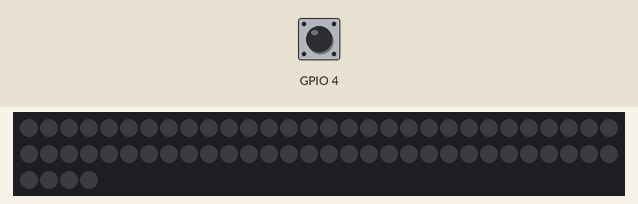
Recording of a sketch running on a simulated ESP32. Shown: 64 RGB LEDs in strip order, left to right, continuing on the next row. The test bench sets the inputs (shaded band); at power-on: GPIO 4 HIGH. Dim RGB values are drawn brighter than linear; what the sketch prints to the serial monitor is not drawn.

Above: at 1.2 s.
1.3 s: GPIO 4 pulled LOW for 0.15 s
At 4.4 s:
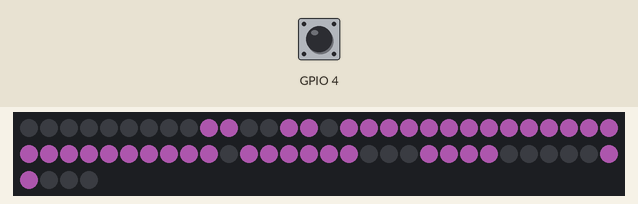
At 7.54 s:
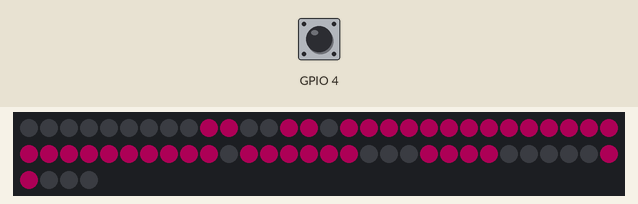

Measured:
- after the input at 1.3 s, the LEDs: first change at once (image 1 shows a later state)

The sketch:

Animations.ino
```cpp
#include <Adafruit_NeoPixel.h>
#ifdef __AVR__
#include <avr/power.h>
#endif

#define PIN 16

// Parameter 1 = number of pixels in strip
// Parameter 2 = Arduino pin number (most are valid)
// Parameter 3 = pixel type flags, add together as needed:
//   NEO_KHZ800  800 KHz bitstream (most NeoPixel products w/WS2812 LEDs)
//   NEO_KHZ400  400 KHz (classic 'v1' (not v2) FLORA pixels, WS2811 drivers)
//   NEO_GRB     Pixels are wired for GRB bitstream (most NeoPixel products)
//   NEO_RGB     Pixels are wired for RGB bitstream (v1 FLORA pixels, not v2)
//   NEO_RGBW    Pixels are wired for RGBW bitstream (NeoPixel RGBW products)
Adafruit_NeoPixel strip = Adafruit_NeoPixel(64, PIN, NEO_GRB + NEO_KHZ800);

int maxCap = 0;
int touch = 0;
int list_simpleHeart[] = {0, 0, 0, 0, 0, 0, 0, 0, 0, 1, 1, 0, 0, 1, 1, 0, 1, 1, 1, 1, 1, 1, 1, 1, 1, 1, 1, 1, 1, 1, 1, 1, 1, 1, 1, 1, 1, 1, 1, 1, 0, 1, 1, 1, 1, 1, 1, 0, 0, 0, 1, 1, 1, 1, 0, 0, 0, 0, 0, 1, 1, 0, 0, 0};
// IMPORTANT: To reduce NeoPixel burnout risk, add 1000 uF capacitor across
// pixel power leads, add 300 - 500 Ohm resistor on first pixel's data input
// and minimize distance between Arduino and first pixel.  Avoid connecting
// on a live circuit...if you must, connect GND first.

void setup() {
  // This is for Trinket 5V 16MHz, you can remove these three lines if you are not using a Trinket
#if defined (__AVR_ATtiny85__)
  if (F_CPU == 16000000) clock_prescale_set(clock_div_1);
#endif
  // End of trinket special code
  Serial.begin(115200);
  maxCap = touchRead(4);
  strip.begin();
  strip.setBrightness(50);
  strip.show(); // Initialize all pixels to 'off'
}


// Fill the dots one after the other with a color
void colorWipe(uint32_t c, uint8_t wait) {
  for (uint16_t i = 0; i < strip.numPixels(); i++) {
    strip.setPixelColor(i, c);
    strip.show();
    delay(wait);
  }
}


void simpleHeart() {
  int counter = 0;
  for (int f = 0; f < 2; f++) {
    for (int j = 0; j < 256; j++) {
      for (int i = 0; i < strip.numPixels(); i++) {
        if (list_simpleHeart[i]) {
          if (j < 256 / 2 && f == 0) {
            strip.setPixelColor(i, strip.Color(255, j, int(256 / 2)));
          }
          else if (j > 256 / 2 && f == 0) {
            strip.setPixelColor(i, strip.Color(255, int(256 / 2), j));
          }
          else if (j < 256 / 2 && f == 1) {
            strip.setPixelColor(i, strip.Color(255, int(256 / 2), 255 - j));
          }
          else if (j > 256 / 2 && f == 1) {
            strip.setPixelColor(i, strip.Color(255, 256 - j, int(256 / 2)));
          }
        }
      }
      strip.show();
      delay(10);
      counter += 0.01;
    }
  }
  for (int j = 0; j < 255; j++) {
    for (int i = 0; i < strip.numPixels(); i++) {
      if (list_simpleHeart[i]) {
        strip.setPixelColor(i, strip.Color(255 - j, 0, int(256 / 2 - j / 2)));
      }
    }
    strip.show();
    delay(10);
  }
}
void loop() {
  touch = touchRead(4);
  if (maxCap < touch)
    maxCap = touch;
  Serial.println(touch);
  if (touch < maxCap - 3) {
    simpleHeart();
  }
}
```
